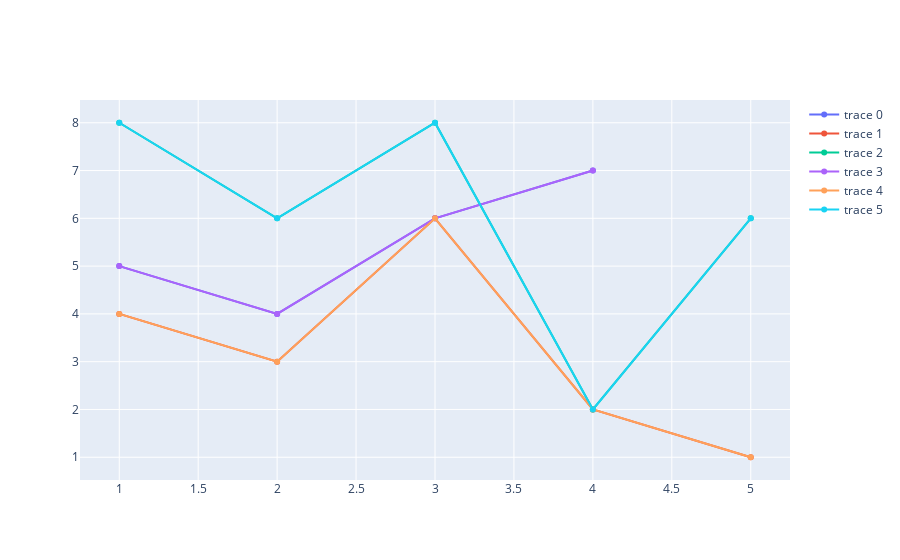

Notebook code for this chart:
### Code cell
fig.add_trace(go.Scatter(x=x1 , y=y1))
fig.add_trace(go.Scatter(x=x2 , y=y2))
fig.add_trace(go.Scatter(x=x3 , y=y3))

### Figure 1 — Plotly figure (JSON) as saved in the notebook; plotly's stock layout.template omitted (floating-point values rounded to 4 significant figures)
{"data": [{"type": "scatter", "x": [1, 2, 3, 4, 5], "y": [5, 4, 6, 7]}, {"type": "scatter", "x": [1, 2, 3, 4, 5], "y": [4, 3, 6, 2, 1]}, {"type": "scatter", "x": [1, 2, 3, 4, 5], "y": [8, 6, 8, 2, 6]}, {"type": "scatter", "x": [1, 2, 3, 4, 5], "y": [5, 4, 6, 7]}, {"type": "scatter", "x": [1, 2, 3, 4, 5], "y": [4, 3, 6, 2, 1]}, {"type": "scatter", "x": [1, 2, 3, 4, 5], "y": [8, 6, 8, 2, 6]}], "layout": {"autosize": true, "xaxis": {"autorange": true, "range": [0.7572, 5.243], "type": "linear"}, "yaxis": {"autorange": true, "range": [0.4223, 8.578], "type": "linear"}}}
